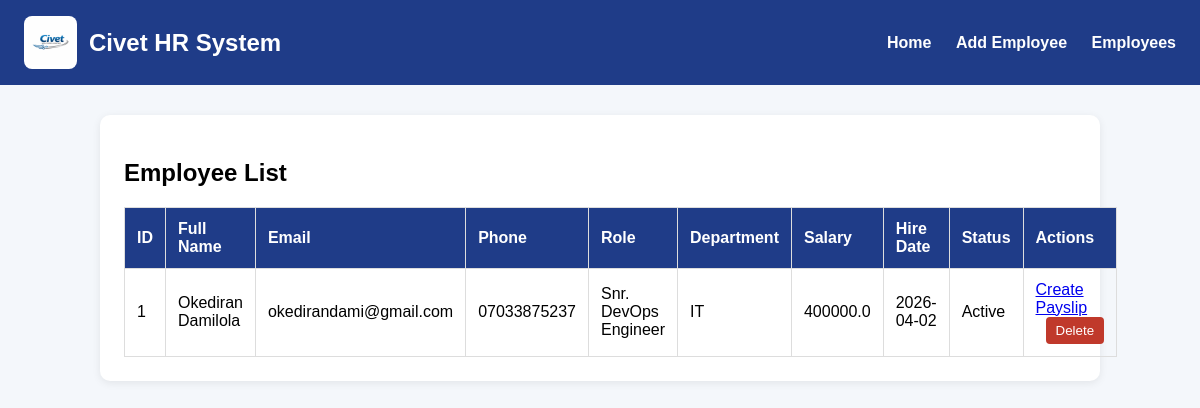
The page /employees on the database its author committed.
### models.py (models this page shows, shortened)
class Employee(db.Model):
    id = db.Column(db.Integer, primary_key=True)
    full_name = db.Column(db.String(100), nullable=False)
    email = db.Column(db.String(120), unique=True, nullable=False)
    phone = db.Column(db.String(20), nullable=True)
    role_title = db.Column(db.String(100), nullable=False)
    department = db.Column(db.String(100), nullable=True)
    salary = db.Column(db.Float, nullable=False)
    hire_date = db.Column(db.String(50), nullable=True)
    status = db.Column(db.String(50), default='Active')

### app.py (the view)
@app.route('/employees')
def employees():
    all_employees = Employee.query.all()
    return render_template('employees.html', employees=all_employees)

### templates/employees.html
{% extends 'base.html' %}
{% block content %}
<div class="card">
    <h2>Employee List</h2>
    {% if employees %}
        <table>
            <thead>
                <tr>
                    <th>ID</th>
                    <th>Full Name</th>
                    <th>Email</th>
                    <th>Phone</th>
                    <th>Role</th>
                    <th>Department</th>
                    <th>Salary</th>
                    <th>Hire Date</th>
                    <th>Status</th>
                    <th>Actions</th>
                </tr>
            </thead>
            <tbody>
                {% for employee in employees %}
                <tr>
                    <td>{{ employee.id }}</td>
                    <td>{{ employee.full_name }}</td>
                    <td>{{ employee.email }}</td>
                    <td>{{ employee.phone }}</td>
                    <td>{{ employee.role_title }}</td>
                    <td>{{ employee.department }}</td>
                    <td>{{ employee.salary }}</td>
                    <td>{{ employee.hire_date }}</td>
                    <td>{{ employee.status }}</td>
<td>
    <a href="{{ url_for('create_paystub', employee_id=employee.id) }}">Create Payslip</a>
    <form action="{{ url_for('delete_employee', employee_id=employee.id) }}" method="POST" style="display:inline;">
        <button type="submit" class="delete-btn" onclick="return confirm('Are you sure you want to delete this employee?');">
            Delete
        </button>
    </form>
</td>
                </tr>
                {% endfor %}
            </tbody>
        </table>
    {% else %}
        <p>No employees found yet.</p>
    {% endif %}
</div>
{% endblock %}

### static/style.css (style rules this page uses)
body { font-family: Arial, sans-serif; background-color: #f4f7fb; margin: 0; padding: 0; }
.card { background-color: white; padding: 24px; border-radius: 10px; box-shadow: 0 2px 8px rgba(0, 0, 0, 0.08); }
.delete-btn { margin-left: 10px; padding: 6px 10px; border: none; background-color: #c0392b; color: white; border-radius: 4px; cursor: pointer; }
table { width: 100%; border-collapse: collapse; margin-top: 20px; }
table th, table td { border: 1px solid #ddd; padding: 12px; text-align: left; }
table th { background-color: #1f3c88; color: white; }

### rows shown on the page
Employee: id "1", full_name "Okediran Damilola", email "okedirandami@gmail.com", phone "07033875237", role_title "Snr. DevOps Engineer", department "IT", salary "400000.0", hire_date "2026-04-02", status "Active"
